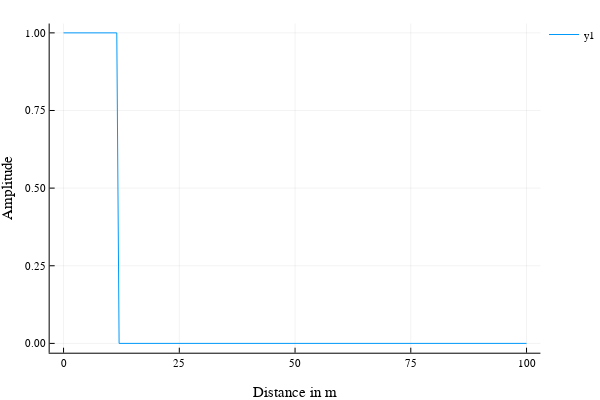

The notebook cell this image was saved under:
### Code cell
begin
	dx = 0.5
	space_coordinate = 0:dx:100
	y = zeros(size(space_coordinate))
	y[1:d*2] .= 1
	plot(space_coordinate,y, xlabel="Distance in m", ylabel="Amplitude")
end

### Figure 1 — Plotly figure (JSON) as saved in the notebook; plotly's stock layout.template omitted (floating-point values rounded to 4 significant figures; data arrays with more than 128 entries replaced by an {"elided": "..."} marker saying what was removed)
{"data": [{"colorbar": {"title": ""}, "legendgroup": "y1", "line": {"color": "rgba(0, 154, 250, 1.000)", "dash": "solid", "shape": "linear", "width": 1}, "mode": "lines", "name": "y1", "showlegend": true, "type": "scatter", "x": {"elided": "201 float values"}, "xaxis": "x1", "y": {"elided": "201 int values"}, "yaxis": "y1", "zmax": null, "zmin": null}], "layout": {"annotations": [], "height": 400, "legend": {"bgcolor": "rgba(255, 255, 255, 1.000)", "bordercolor": "rgba(0, 0, 0, 1.000)", "font": {"color": "rgba(0, 0, 0, 1.000)", "family": "sans-serif", "size": 11}, "tracegroupgap": 0, "x": 1, "y": 1}, "margin": {"b": 20, "l": 0, "r": 0, "t": 20}, "paper_bgcolor": "rgba(255, 255, 255, 1.000)", "plot_bgcolor": "rgba(255, 255, 255, 1.000)", "showlegend": true, "width": 600, "xaxis": {"anchor": "y1", "domain": [0.09128, 0.9934], "gridcolor": "rgba(0, 0, 0, 0.100)", "gridwidth": 0.5, "linecolor": "rgba(0, 0, 0, 1.000)", "mirror": false, "range": [-3, 103], "showgrid": true, "showline": true, "showticklabels": true, "tickangle": 0, "tickcolor": "rgb(0, 0, 0)", "tickfont": {"color": "rgba(0, 0, 0, 1.000)", "family": "sans-serif", "size": 11}, "tickmode": "array", "ticks": "inside", "ticktext": ["0", "25", "50", "75", "100"], "tickvals": [0, 25, 50, 75, 100], "title": "Distance in m", "titlefont": {"color": "rgba(0, 0, 0, 1.000)", "family": "sans-serif", "size": 15}, "type": "-", "visible": true, "zeroline": false, "zerolinecolor": "rgba(0, 0, 0, 1.000)"}, "yaxis": {"anchor": "x1", "domain": [0.07581, 0.9902], "gridcolor": "rgba(0, 0, 0, 0.100)", "gridwidth": 0.5, "linecolor": "rgba(0, 0, 0, 1.000)", "mirror": false, "range": [-0.03, 1.03], "showgrid": true, "showline": true, "showticklabels": true, "tickangle": 0, "tickcolor": "rgb(0, 0, 0)", "tickfont": {"color": "rgba(0, 0, 0, 1.000)", "family": "sans-serif", "size": 11}, "tickmode": "array", "ticks": "inside", "ticktext": ["0.00", "0.25", "0.50", "0.75", "1.00"], "tickvals": [0, 0.25, 0.5, 0.75, 1], "title": "Amplitude", "titlefont": {"color": "rgba(0, 0, 0, 1.000)", "family": "sans-serif", "size": 15}, "type": "-", "visible": true, "zeroline": false, "zerolinecolor": "rgba(0, 0, 0, 1.000)"}}}
